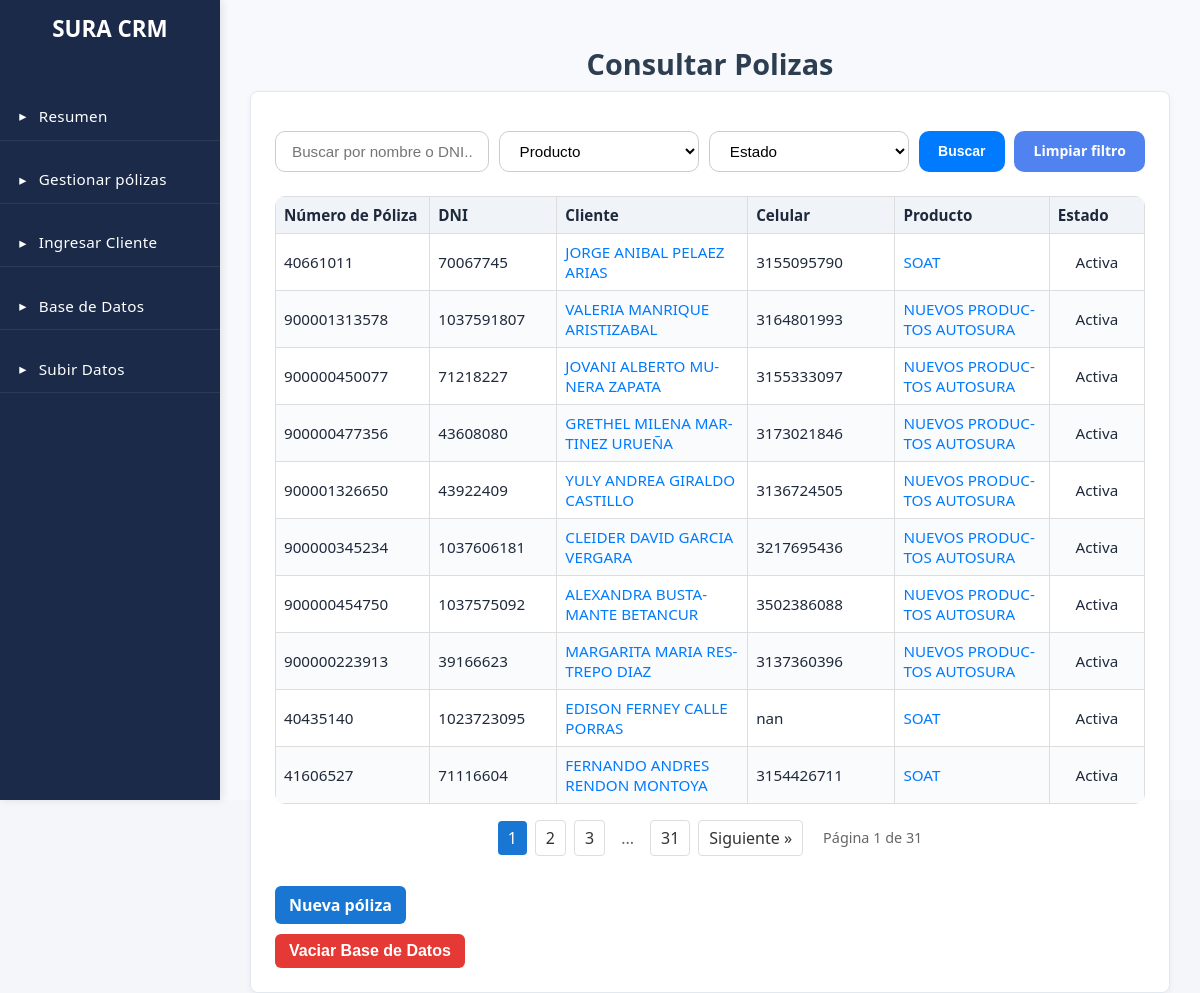
/gestionar/, run on an earlier commit of the app's database.
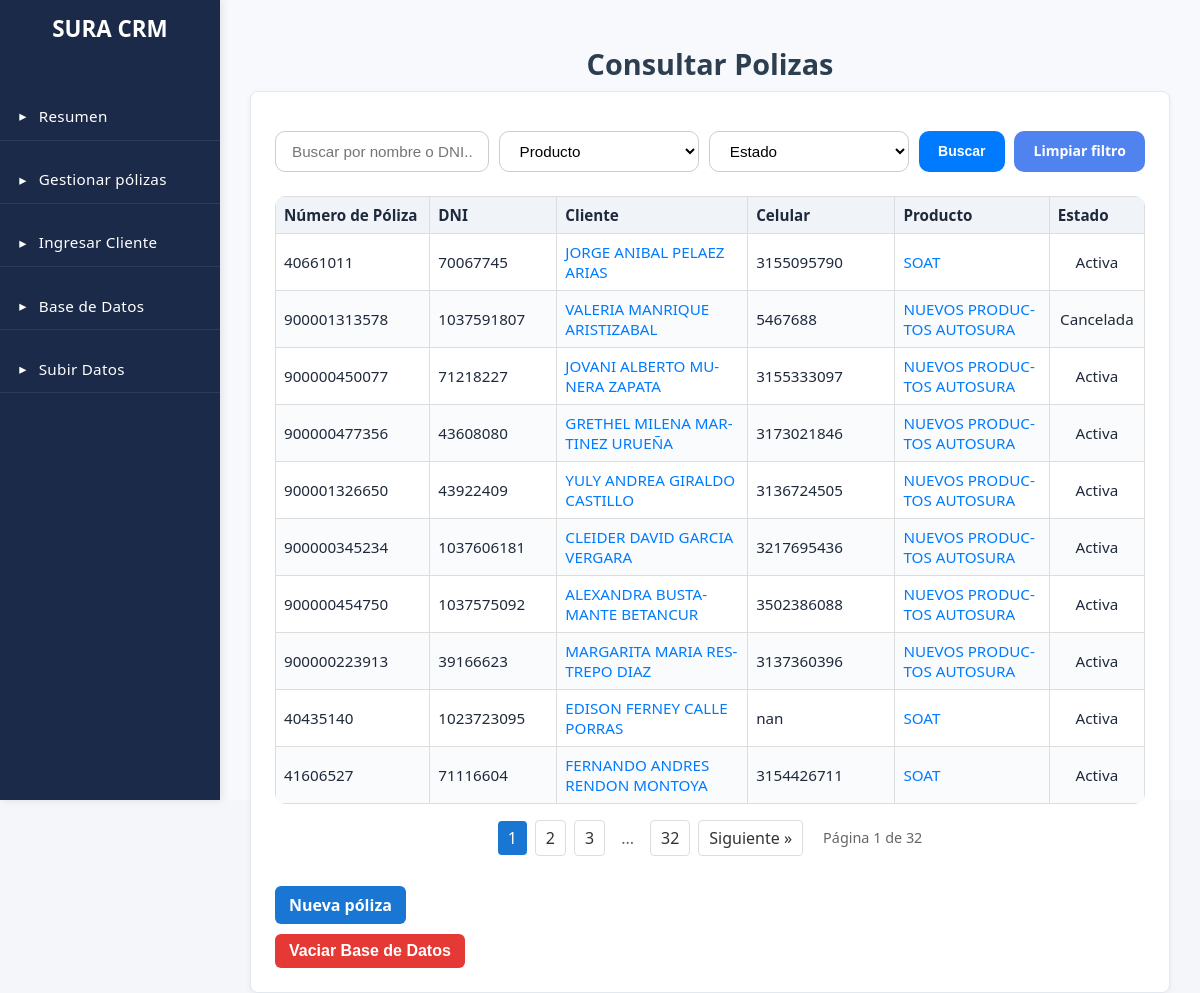
And on a later commit of the database.
### CRM/models.py (models this page shows)
class Clientes(models.Model):
    dni = models.CharField(max_length=50, primary_key=True)
    id_tipo_dni = models.ForeignKey(Tipo_DNI, on_delete=models.CASCADE)
    nombre = models.CharField(max_length=200)
    direccion = models.CharField(max_length=200, blank=True, null=True)
    id_ciudad = models.ForeignKey(Ciudades, on_delete=models.CASCADE)
    telefono = models.CharField(max_length=50, blank=True, null=True)
    celular = models.CharField(max_length=50)
    correo = models.EmailField(blank=True, null=True)
    cuenta_bancaria = models.CharField(max_length=100, blank=True, null=True)
    tipo_cuenta = models.ForeignKey(Tipo_cuenta, on_delete=models.CASCADE, blank=True, null=True)
    class Meta:
        db_table = "clientes"

class Polizas(models.Model):
    id = models.CharField(max_length=50, primary_key=True)
    id_producto = models.ForeignKey(Productos, on_delete=models.CASCADE)
    id_canal_venta = models.ForeignKey(Canal_venta, on_delete=models.CASCADE)
    id_tipo_poliza = models.ForeignKey(Tipo_Poliza, on_delete=models.CASCADE) # Hace referencia a la forma de pago
    dni_cliente = models.ForeignKey(Clientes, on_delete=models.CASCADE)
    id_estado = models.ForeignKey(Estado, on_delete=models.CASCADE)
    class Meta:
        db_table = "polizas"

class Estado(models.Model):
    id = models.AutoField(primary_key=True)
    descripcion = models.CharField(max_length=50, unique=True)
    class Meta:
        db_table = "estados"

class Productos(models.Model):
    id = models.AutoField(primary_key=True)
    descripcion = models.CharField(max_length=50, unique=True)
    class Meta:
        db_table = "productos"

### CRM/views.py (the view, shortened to what this page needs)
# urls.py: path('gestionar/', CRM.views.gestionar_clientes, name='gestionar_clientes'),
def gestionar_clientes(request):
    query = request.GET.get("q")
    producto_id = request.GET.get("producto")
    estado_id = request.GET.get("estado")
    polizas = Polizas.objects.select_related("id_producto", "id_canal_venta", "dni_cliente", "id_estado").all()
    if producto_id:
        polizas = polizas.filter(id_producto_id=producto_id)
    if estado_id:
        polizas = polizas.filter(id_estado_id=estado_id)
    page_number = request.GET.get("page", 1)
    paginator = Paginator(polizas, 10)  # 10 por página (ajusta)
    page_obj = paginator.get_page(page_number)
    datos_clientes = []
    seen = set()
    for pol in page_obj.object_list:
        dni_cliente = pol.dni_cliente.dni
        if dni_cliente in seen:
            continue
        seen.add(dni_cliente)
        polizas_cliente = [p for p in page_obj.object_list if p.dni_cliente.dni == dni_cliente]
        datos_clientes.append({
            "cliente": pol.dni_cliente,
            "polizas": polizas_cliente
        })
    return render(request, "consultar.html", {
        "datos_clientes": datos_clientes,
        "page_obj": page_obj,
        "query": query or "",
        "productos": Productos.objects.all(),
        "estados": Estado.objects.all(),
    })

### CRM/templates/consultar.html (shortened to what the changed rows need)
{% extends 'layout_panel.html' %}
{% load static %}
{% block content %}
    <div>
        <h2 class="titulo-seccion">Consultar Polizas</h2>
    </div>
<div class="card">
    <table class="tabla_clientes">
        <thead>
            <tr>
                <th class="col-header col-nro">Número de Póliza</th>
                <th class="col-header col-dni">DNI</th>
                <th class="col-header col-nom">Cliente</th>
                <th class="col-header col-cor">Celular</th>
                <th class="col-header col-prod">Producto</th>
                <th class="col-header col-vig">Estado</th>
            </tr>
        </thead>
        <tbody>
            {% if datos_clientes %}
                {% for item in datos_clientes %}
                    {% for poliza in item.polizas %}
                    <tr>
                        <td class="col-nro">{{ poliza.id }}</td>
                        <td class="col-dni">{{ item.cliente.dni }}</td>
                        <td class="col-nom">
                            <a href="{% url 'detalle_cliente' item.cliente.dni %}" class="cliente-link">
                                {{ item.cliente.nombre }}
                            </a>
                        </td>
                        <td class="col-cor">{{ item.cliente.celular|default:"-"|floatformat:0 }}</td>
                        <td class="col-prod">
                            <a href="{% url 'detalle_poliza' poliza.id %}" class="cliente-link">
                                {{ poliza.id_producto.descripcion }}
                            </a>
                        </td>
                        <td class="col-vig" style="">
                            {{ poliza.id_estado.descripcion }}
                        </td>
                    </tr>
                    {% endfor %}
                {% endfor %}
            {% else %}
                <tr>
                    <td colspan="6" style="text-align:center;">No hay clientes registrados.</td>
                </tr>
            {% endif %}
        </tbody>
    </table>
    <div class="pagination-container">
        <div class="pagination">
            {% for p in page_obj.paginator.page_range %}
                {% if p >= page_obj.number|add:-2 and p <= page_obj.number|add:2 %}
                    {% if p == page_obj.number %}
                        <span class="page current">{{ p }}</span>
                    {% else %}
                        <a class="page-link" href="?page={{ p }}">{{ p }}</a>
                    {% endif %}
                {% elif p == 1 or p == page_obj.paginator.num_pages %}
                    <a class="page-link" href="?page={{ p }}">{{ p }}</a>
                {% elif p == 2 and page_obj.number > 4 %}
                    <span class="dots">...</span>
                {% elif p == page_obj.paginator.num_pages|add:-1 and page_obj.number < page_obj.paginator.num_pages|add:-3 %}
                    <span class="dots">...</span>
                {% endif %}
            {% endfor %}
            {% if page_obj.has_next %}
                <a class="page-link next" href="?page={{ page_obj.next_page_number }}">Siguiente »</a>
            {% endif %}
            <span class="page-info">Página {{ page_obj.number }} de {{ page_obj.paginator.num_pages }}</span>
        </div>
    </div>
{% endblock %}

What changed in the data, as far as the page shows it:
changed Clientes "VALERIA MANRIQUE ARISTIZABAL": cliente.celular "3164801993" → "5467688"
changed Polizas id 900001313578: id_estado.descripcion "Activa" → "Cancelada"
Also different on the page:
{{ page_obj.paginator.num_pages }}: "31" → "32"
new list line: "32"
list line gone: "31"
